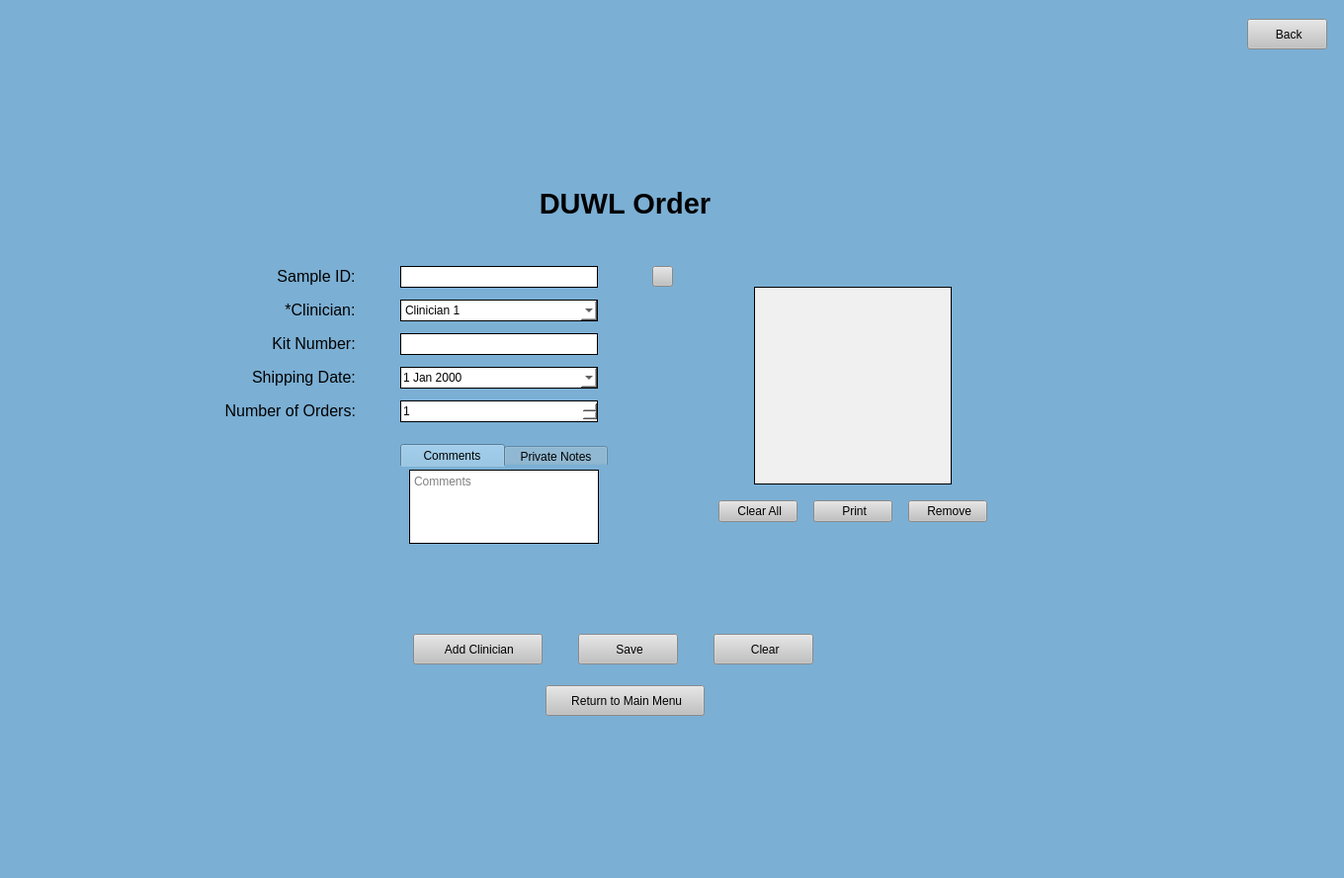
<?xml version="1.0" encoding="UTF-8"?>
<ui version="4.0">
 <class>MainWindow</class>
 <widget class="QMainWindow" name="MainWindow">
  <property name="geometry">
   <rect>
    <x>0</x>
    <y>0</y>
    <width>1360</width>
    <height>888</height>
   </rect>
  </property>
  <property name="minimumSize">
   <size>
    <width>0</width>
    <height>0</height>
   </size>
  </property>
  <property name="focusPolicy">
   <enum>Qt::NoFocus</enum>
  </property>
  <property name="windowTitle">
   <string>MainWindow</string>
  </property>
  <property name="styleSheet">
   <string notr="true">background-color: rgb(123, 175, 212);</string>
  </property>
  <widget class="QWidget" name="centralwidget">
   <layout class="QGridLayout" name="gridLayout">
    <item row="2" column="0">
     <spacer name="verticalSpacer_2">
      <property name="orientation">
       <enum>Qt::Vertical</enum>
      </property>
      <property name="sizeHint" stdset="0">
       <size>
        <width>20</width>
        <height>10</height>
       </size>
      </property>
     </spacer>
    </item>
    <item row="1" column="1">
     <widget class="QPushButton" name="back">
      <property name="minimumSize">
       <size>
        <width>81</width>
        <height>31</height>
       </size>
      </property>
      <property name="maximumSize">
       <size>
        <width>81</width>
        <height>31</height>
       </size>
      </property>
      <property name="cursor">
       <cursorShape>PointingHandCursor</cursorShape>
      </property>
      <property name="styleSheet">
       <string notr="true">QPushButton:hover {
	 background-color: rgb(210, 210, 210);
}

QPushButton:focus {
	background-color: rgb(210, 210, 210);
}

QPushButton {
	background-color: rgb(193, 193, 193);
}</string>
      </property>
      <property name="text">
       <string> Back</string>
      </property>
     </widget>
    </item>
    <item row="1" column="0">
     <spacer name="horizontalSpacer_3">
      <property name="orientation">
       <enum>Qt::Horizontal</enum>
      </property>
      <property name="sizeHint" stdset="0">
       <size>
        <width>40</width>
        <height>20</height>
       </size>
      </property>
     </spacer>
    </item>
    <item row="1" column="2">
     <spacer name="horizontalSpacer_4">
      <property name="orientation">
       <enum>Qt::Horizontal</enum>
      </property>
      <property name="sizeType">
       <enum>QSizePolicy::Minimum</enum>
      </property>
      <property name="sizeHint" stdset="0">
       <size>
        <width>8</width>
        <height>5</height>
       </size>
      </property>
     </spacer>
    </item>
    <item row="3" column="0">
     <layout class="QVBoxLayout" name="verticalLayout">
      <property name="bottomMargin">
       <number>0</number>
      </property>
      <item>
       <widget class="QLabel" name="label_3">
        <property name="text">
         <string>&lt;html&gt;&lt;head/&gt;&lt;body&gt;&lt;p align=&quot;center&quot;&gt;&lt;span style=&quot; font-size:22pt; font-weight:600;&quot;&gt;DUWL Order&lt;/span&gt;&lt;/p&gt;&lt;/body&gt;&lt;/html&gt;</string>
        </property>
       </widget>
      </item>
      <item>
       <layout class="QHBoxLayout" name="horizontalLayout">
        <item>
         <spacer name="horizontalSpacer">
          <property name="orientation">
           <enum>Qt::Horizontal</enum>
          </property>
          <property name="sizeHint" stdset="0">
           <size>
            <width>40</width>
            <height>20</height>
           </size>
          </property>
         </spacer>
        </item>
        <item>
         <layout class="QHBoxLayout" name="horizontalLayout_5">
          <property name="leftMargin">
           <number>0</number>
          </property>
          <property name="topMargin">
           <number>0</number>
          </property>
          <property name="rightMargin">
           <number>0</number>
          </property>
          <property name="bottomMargin">
           <number>0</number>
          </property>
          <item>
           <spacer name="horizontalSpacer_12">
            <property name="orientation">
             <enum>Qt::Horizontal</enum>
            </property>
            <property name="sizeHint" stdset="0">
             <size>
              <width>40</width>
              <height>20</height>
             </size>
            </property>
           </spacer>
          </item>
          <item>
           <layout class="QGridLayout" name="gridLayout_2">
            <property name="topMargin">
             <number>0</number>
            </property>
            <property name="rightMargin">
             <number>0</number>
            </property>
            <property name="bottomMargin">
             <number>0</number>
            </property>
            <property name="horizontalSpacing">
             <number>45</number>
            </property>
            <property name="verticalSpacing">
             <number>12</number>
            </property>
            <item row="1" column="1" alignment="Qt::AlignRight">
             <widget class="QLabel" name="label_14">
              <property name="text">
               <string>&lt;html&gt;&lt;head/&gt;&lt;body&gt;&lt;p align=&quot;center&quot;&gt;&lt;span style=&quot; font-size:12pt;&quot;&gt;Sample ID:&lt;/span&gt;&lt;/p&gt;&lt;/body&gt;&lt;/html&gt;</string>
              </property>
              <property name="alignment">
               <set>Qt::AlignRight|Qt::AlignTrailing|Qt::AlignVCenter</set>
              </property>
             </widget>
            </item>
            <item row="4" column="2">
             <widget class="QDateEdit" name="shipDate">
              <property name="minimumSize">
               <size>
                <width>200</width>
                <height>22</height>
               </size>
              </property>
              <property name="maximumSize">
               <size>
                <width>200</width>
                <height>22</height>
               </size>
              </property>
              <property name="styleSheet">
               <string notr="true">/* the box that is displayed*/
QDateEdit {
background-color: rgb(255, 255, 255);
border-style: solid;
border-width: 1px
}
/*toolbar on top of calendar*/
QCalendarWidget QToolButton {
height: 30px;
width: 75px;
color: white;
font-size: 12px;
icon-size: 24px, 24px;
font-weight: bold;
background-color: rgb(123,175,212);
}
QCalendarWidget QMenu {
width: 85px;
left: 10px;
color: white;
font-size: 12px;
background-color: rgb(123, 175, 212);
}
QCalendarWidget QSpinBox {
width: 75px;
font-size:12px;
color: white;
background-color: rgb(123, 175, 212);
selection-background-color: rgb(136, 136, 136);
selection-color: rgb(255, 255, 255);
}
QCalendarWidget QSpinBox::up-button { subcontrol-origin: border; subcontrol-position: top right; width:35px; }
QCalendarWidget QSpinBox::down-button {subcontrol-origin: border; subcontrol-position: bottom right; width:35px;}
QCalendarWidget QSpinBox::up-arrow { width:28px; height:28px; }
QCalendarWidget QSpinBox::down-arrow { width:28px; height:28px; }

/* header row */
QCalendarWidget QWidget { 
alternate-background-color: rgb(240, 240, 240); 
}
/* normal days */
QCalendarWidget QAbstractItemView:enabled
{
font-size:12px;
color: black;
background-color: white;
selection-background-color: rgb(123, 175, 212);
selection-color: white;
}
/* days in other months */
/* navigation bar */
QCalendarWidget QWidget#qt_calendar_navigationbar
{
background-color: rgb(123, 175, 212);
}
QCalendarWidget QAbstractItemView:disabled
{
color: rgb(180,180,180);
}</string>
              </property>
              <property name="calendarPopup">
               <bool>true</bool>
              </property>
             </widget>
            </item>
            <item row="1" column="2">
             <widget class="QLineEdit" name="saID">
              <property name="minimumSize">
               <size>
                <width>200</width>
                <height>22</height>
               </size>
              </property>
              <property name="maximumSize">
               <size>
                <width>200</width>
                <height>22</height>
               </size>
              </property>
              <property name="styleSheet">
               <string notr="true">background-color: rgb(255, 255, 255);
border-style: solid;
border-width: 1px</string>
              </property>
              <property name="readOnly">
               <bool>false</bool>
              </property>
              <property name="placeholderText">
               <string/>
              </property>
             </widget>
            </item>
            <item row="3" column="2">
             <widget class="QLineEdit" name="kitNum">
              <property name="minimumSize">
               <size>
                <width>200</width>
                <height>22</height>
               </size>
              </property>
              <property name="maximumSize">
               <size>
                <width>200</width>
                <height>22</height>
               </size>
              </property>
              <property name="styleSheet">
               <string notr="true">background-color: rgb(255, 255, 255);
border-style: solid;
border-width: 1px</string>
              </property>
             </widget>
            </item>
            <item row="2" column="2">
             <widget class="QComboBox" name="clinDrop">
              <property name="minimumSize">
               <size>
                <width>200</width>
                <height>22</height>
               </size>
              </property>
              <property name="maximumSize">
               <size>
                <width>200</width>
                <height>22</height>
               </size>
              </property>
              <property name="styleSheet">
               <string notr="true">background-color: rgb(255, 255, 255);
border-style: solid;
border-width: 1px</string>
              </property>
              <item>
               <property name="text">
                <string>Clinician 1</string>
               </property>
              </item>
              <item>
               <property name="text">
                <string>Clinician 2</string>
               </property>
              </item>
              <item>
               <property name="text">
                <string>Clinician 3</string>
               </property>
              </item>
             </widget>
            </item>
            <item row="6" column="1" colspan="3">
             <spacer name="verticalSpacer">
              <property name="orientation">
               <enum>Qt::Vertical</enum>
              </property>
              <property name="sizeType">
               <enum>QSizePolicy::Fixed</enum>
              </property>
              <property name="sizeHint" stdset="0">
               <size>
                <width>20</width>
                <height>10</height>
               </size>
              </property>
             </spacer>
            </item>
            <item row="5" column="1">
             <widget class="QLabel" name="label">
              <property name="text">
               <string>&lt;html&gt;&lt;head/&gt;&lt;body&gt;&lt;p align=&quot;right&quot;&gt;&lt;span style=&quot; font-size:12pt;&quot;&gt;Number of Orders:&lt;/span&gt;&lt;/p&gt;&lt;/body&gt;&lt;/html&gt;</string>
              </property>
             </widget>
            </item>
            <item row="0" column="2">
             <spacer name="verticalSpacer_8">
              <property name="orientation">
               <enum>Qt::Vertical</enum>
              </property>
              <property name="sizeType">
               <enum>QSizePolicy::Minimum</enum>
              </property>
              <property name="sizeHint" stdset="0">
               <size>
                <width>20</width>
                <height>40</height>
               </size>
              </property>
             </spacer>
            </item>
            <item row="1" column="3">
             <widget class="QPushButton" name="find">
              <property name="minimumSize">
               <size>
                <width>21</width>
                <height>21</height>
               </size>
              </property>
              <property name="maximumSize">
               <size>
                <width>21</width>
                <height>21</height>
               </size>
              </property>
              <property name="cursor">
               <cursorShape>PointingHandCursor</cursorShape>
              </property>
              <property name="styleSheet">
               <string notr="true">QPushButton:hover {
	 background-color: rgb(210, 210, 210);
}

QPushButton:focus {
	background-color: rgb(210, 210, 210);
}

QPushButton {
	background-color: rgb(193, 193, 193);
}</string>
              </property>
              <property name="text">
               <string/>
              </property>
              <property name="iconSize">
               <size>
                <width>16</width>
                <height>16</height>
               </size>
              </property>
             </widget>
            </item>
            <item row="4" column="1" alignment="Qt::AlignRight">
             <widget class="QLabel" name="label_15">
              <property name="text">
               <string>&lt;html&gt;&lt;head/&gt;&lt;body&gt;&lt;p align=&quot;center&quot;&gt;&lt;span style=&quot; font-size:12pt;&quot;&gt;Shipping Date:&lt;/span&gt;&lt;/p&gt;&lt;/body&gt;&lt;/html&gt;</string>
              </property>
              <property name="alignment">
               <set>Qt::AlignRight|Qt::AlignTrailing|Qt::AlignVCenter</set>
              </property>
             </widget>
            </item>
            <item row="3" column="1" alignment="Qt::AlignRight">
             <widget class="QLabel" name="label_10">
              <property name="text">
               <string>&lt;html&gt;&lt;head/&gt;&lt;body&gt;&lt;p align=&quot;center&quot;&gt;&lt;span style=&quot; font-size:12pt;&quot;&gt;Kit Number:&lt;/span&gt;&lt;/p&gt;&lt;/body&gt;&lt;/html&gt;</string>
              </property>
              <property name="alignment">
               <set>Qt::AlignRight|Qt::AlignTrailing|Qt::AlignVCenter</set>
              </property>
             </widget>
            </item>
            <item row="2" column="1" alignment="Qt::AlignRight">
             <widget class="QLabel" name="label_8">
              <property name="text">
               <string>&lt;html&gt;&lt;head/&gt;&lt;body&gt;&lt;p align=&quot;center&quot;&gt;&lt;span style=&quot; font-size:12pt;&quot;&gt;*Clinician:&lt;/span&gt;&lt;/p&gt;&lt;/body&gt;&lt;/html&gt;</string>
              </property>
              <property name="alignment">
               <set>Qt::AlignRight|Qt::AlignTrailing|Qt::AlignVCenter</set>
              </property>
             </widget>
            </item>
            <item row="8" column="2">
             <spacer name="verticalSpacer_9">
              <property name="orientation">
               <enum>Qt::Vertical</enum>
              </property>
              <property name="sizeHint" stdset="0">
               <size>
                <width>20</width>
                <height>20</height>
               </size>
              </property>
             </spacer>
            </item>
            <item row="5" column="2" alignment="Qt::AlignLeft">
             <widget class="QSpinBox" name="numOrders">
              <property name="sizePolicy">
               <sizepolicy hsizetype="Expanding" vsizetype="Fixed">
                <horstretch>0</horstretch>
                <verstretch>0</verstretch>
               </sizepolicy>
              </property>
              <property name="minimumSize">
               <size>
                <width>200</width>
                <height>22</height>
               </size>
              </property>
              <property name="maximumSize">
               <size>
                <width>200</width>
                <height>22</height>
               </size>
              </property>
              <property name="font">
               <font>
                <underline>false</underline>
                <strikeout>false</strikeout>
                <kerning>true</kerning>
               </font>
              </property>
              <property name="styleSheet">
               <string notr="true">background-color: rgb(255, 255, 255);
border-style: solid;
border-width: 1px</string>
              </property>
              <property name="wrapping">
               <bool>false</bool>
              </property>
              <property name="frame">
               <bool>true</bool>
              </property>
              <property name="readOnly">
               <bool>false</bool>
              </property>
              <property name="specialValueText">
               <string/>
              </property>
              <property name="minimum">
               <number>1</number>
              </property>
              <property name="displayIntegerBase">
               <number>10</number>
              </property>
             </widget>
            </item>
            <item row="7" column="2">
             <widget class="QTabWidget" name="tabWidget">
              <property name="maximumSize">
               <size>
                <width>210</width>
                <height>16777215</height>
               </size>
              </property>
              <property name="styleSheet">
               <string notr="true">QTabWidget::pane {
	background: rgb(235, 235, 235);
	top: -16px;
}
QTabWidget::tab-bar {
	alignment: center;
}
QTabBar::tab {
	height: 23px; 
	width: 105px;
}</string>
              </property>
              <property name="currentIndex">
               <number>0</number>
              </property>
              <property name="usesScrollButtons">
               <bool>false</bool>
              </property>
              <widget class="QWidget" name="commentTab">
               <attribute name="title">
                <string>Comments</string>
               </attribute>
               <layout class="QGridLayout" name="gridLayout_3">
                <item row="0" column="0">
                 <widget class="QTextEdit" name="cText">
                  <property name="sizePolicy">
                   <sizepolicy hsizetype="Fixed" vsizetype="Fixed">
                    <horstretch>0</horstretch>
                    <verstretch>0</verstretch>
                   </sizepolicy>
                  </property>
                  <property name="maximumSize">
                   <size>
                    <width>200</width>
                    <height>75</height>
                   </size>
                  </property>
                  <property name="styleSheet">
                   <string notr="true">background-color: rgb(255, 255, 255);
border-style: solid;
border-width: 1px</string>
                  </property>
                  <property name="tabChangesFocus">
                   <bool>false</bool>
                  </property>
                  <property name="placeholderText">
                   <string>Comments</string>
                  </property>
                 </widget>
                </item>
               </layout>
              </widget>
              <widget class="QWidget" name="notesTab">
               <attribute name="title">
                <string>Private Notes</string>
               </attribute>
               <layout class="QGridLayout" name="gridLayout_4">
                <item row="0" column="0">
                 <widget class="QTextEdit" name="nText">
                  <property name="sizePolicy">
                   <sizepolicy hsizetype="Fixed" vsizetype="Fixed">
                    <horstretch>0</horstretch>
                    <verstretch>0</verstretch>
                   </sizepolicy>
                  </property>
                  <property name="maximumSize">
                   <size>
                    <width>200</width>
                    <height>75</height>
                   </size>
                  </property>
                  <property name="styleSheet">
                   <string notr="true">background-color: rgb(255, 255, 255);
border-style: solid;
border-width: 1px</string>
                  </property>
                  <property name="tabChangesFocus">
                   <bool>false</bool>
                  </property>
                  <property name="placeholderText">
                   <string>Private Notes</string>
                  </property>
                 </widget>
                </item>
               </layout>
              </widget>
             </widget>
            </item>
           </layout>
          </item>
          <item>
           <spacer name="horizontalSpacer_2">
            <property name="orientation">
             <enum>Qt::Horizontal</enum>
            </property>
            <property name="sizeType">
             <enum>QSizePolicy::Minimum</enum>
            </property>
            <property name="sizeHint" stdset="0">
             <size>
              <width>40</width>
              <height>20</height>
             </size>
            </property>
           </spacer>
          </item>
          <item>
           <layout class="QVBoxLayout" name="verticalLayout_2">
            <property name="leftMargin">
             <number>0</number>
            </property>
            <property name="topMargin">
             <number>0</number>
            </property>
            <property name="rightMargin">
             <number>0</number>
            </property>
            <property name="bottomMargin">
             <number>0</number>
            </property>
            <item>
             <spacer name="verticalSpacer_11">
              <property name="orientation">
               <enum>Qt::Vertical</enum>
              </property>
              <property name="sizeHint" stdset="0">
               <size>
                <width>20</width>
                <height>40</height>
               </size>
              </property>
             </spacer>
            </item>
            <item alignment="Qt::AlignHCenter">
             <widget class="QTableWidget" name="kitTWid">
              <property name="minimumSize">
               <size>
                <width>200</width>
                <height>200</height>
               </size>
              </property>
              <property name="maximumSize">
               <size>
                <width>200</width>
                <height>200</height>
               </size>
              </property>
              <property name="focusPolicy">
               <enum>Qt::StrongFocus</enum>
              </property>
              <property name="styleSheet">
               <string notr="true">background-color: rgb(240, 240, 240);
border-style: solid;
border-width: 1px</string>
              </property>
              <property name="editTriggers">
               <set>QAbstractItemView::DoubleClicked|QAbstractItemView::SelectedClicked</set>
              </property>
              <property name="alternatingRowColors">
               <bool>true</bool>
              </property>
              <property name="selectionMode">
               <enum>QAbstractItemView::SingleSelection</enum>
              </property>
             </widget>
            </item>
            <item>
             <spacer name="verticalSpacer_7">
              <property name="orientation">
               <enum>Qt::Vertical</enum>
              </property>
              <property name="sizeType">
               <enum>QSizePolicy::Minimum</enum>
              </property>
              <property name="sizeHint" stdset="0">
               <size>
                <width>20</width>
                <height>10</height>
               </size>
              </property>
             </spacer>
            </item>
            <item>
             <layout class="QHBoxLayout" name="horizontalLayout_4">
              <property name="leftMargin">
               <number>0</number>
              </property>
              <property name="topMargin">
               <number>0</number>
              </property>
              <property name="rightMargin">
               <number>0</number>
              </property>
              <property name="bottomMargin">
               <number>0</number>
              </property>
              <item>
               <widget class="QPushButton" name="clearAll">
                <property name="cursor">
                 <cursorShape>PointingHandCursor</cursorShape>
                </property>
                <property name="styleSheet">
                 <string notr="true">QPushButton:hover {
	 background-color: rgb(210, 210, 210);
}

QPushButton:focus {
	background-color: rgb(210, 210, 210);
}

QPushButton {
	background-color: rgb(193, 193, 193);
}</string>
                </property>
                <property name="text">
                 <string> Clear All</string>
                </property>
               </widget>
              </item>
              <item>
               <spacer name="horizontalSpacer_16">
                <property name="orientation">
                 <enum>Qt::Horizontal</enum>
                </property>
                <property name="sizeType">
                 <enum>QSizePolicy::Minimum</enum>
                </property>
                <property name="sizeHint" stdset="0">
                 <size>
                  <width>10</width>
                  <height>20</height>
                 </size>
                </property>
               </spacer>
              </item>
              <item>
               <widget class="QPushButton" name="print">
                <property name="cursor">
                 <cursorShape>PointingHandCursor</cursorShape>
                </property>
                <property name="styleSheet">
                 <string notr="true">QPushButton:hover {
	 background-color: rgb(210, 210, 210);
}

QPushButton:focus {
	background-color: rgb(210, 210, 210);
}

QPushButton {
	background-color: rgb(193, 193, 193);
}</string>
                </property>
                <property name="text">
                 <string> Print</string>
                </property>
               </widget>
              </item>
              <item>
               <spacer name="horizontalSpacer_17">
                <property name="orientation">
                 <enum>Qt::Horizontal</enum>
                </property>
                <property name="sizeType">
                 <enum>QSizePolicy::Minimum</enum>
                </property>
                <property name="sizeHint" stdset="0">
                 <size>
                  <width>10</width>
                  <height>20</height>
                 </size>
                </property>
               </spacer>
              </item>
              <item>
               <widget class="QPushButton" name="remove">
                <property name="cursor">
                 <cursorShape>PointingHandCursor</cursorShape>
                </property>
                <property name="styleSheet">
                 <string notr="true">QPushButton:hover {
	 background-color: rgb(210, 210, 210);
}

QPushButton:focus {
	background-color: rgb(210, 210, 210);
}

QPushButton {
	background-color: rgb(193, 193, 193);
}</string>
                </property>
                <property name="text">
                 <string> Remove</string>
                </property>
               </widget>
              </item>
             </layout>
            </item>
            <item>
             <spacer name="verticalSpacer_10">
              <property name="orientation">
               <enum>Qt::Vertical</enum>
              </property>
              <property name="sizeHint" stdset="0">
               <size>
                <width>20</width>
                <height>40</height>
               </size>
              </property>
             </spacer>
            </item>
           </layout>
          </item>
          <item>
           <spacer name="horizontalSpacer_6">
            <property name="orientation">
             <enum>Qt::Horizontal</enum>
            </property>
            <property name="sizeHint" stdset="0">
             <size>
              <width>80</width>
              <height>20</height>
             </size>
            </property>
           </spacer>
          </item>
         </layout>
        </item>
        <item>
         <spacer name="horizontalSpacer_13">
          <property name="orientation">
           <enum>Qt::Horizontal</enum>
          </property>
          <property name="sizeHint" stdset="0">
           <size>
            <width>40</width>
            <height>20</height>
           </size>
          </property>
         </spacer>
        </item>
       </layout>
      </item>
      <item alignment="Qt::AlignHCenter">
       <widget class="QLabel" name="errorMessage">
        <property name="minimumSize">
         <size>
          <width>350</width>
          <height>30</height>
         </size>
        </property>
        <property name="maximumSize">
         <size>
          <width>999</width>
          <height>30</height>
         </size>
        </property>
        <property name="mouseTracking">
         <bool>true</bool>
        </property>
        <property name="styleSheet">
         <string notr="true">font: 12pt &quot;MS Shell Dlg 2&quot;;
color:red;</string>
        </property>
        <property name="text">
         <string>&lt;html&gt;&lt;head/&gt;&lt;body&gt;&lt;p align=&quot;center&quot;&gt;&lt;br/&gt;&lt;/p&gt;&lt;/body&gt;&lt;/html&gt;</string>
        </property>
        <property name="alignment">
         <set>Qt::AlignCenter</set>
        </property>
       </widget>
      </item>
      <item>
       <spacer name="verticalSpacer_4">
        <property name="orientation">
         <enum>Qt::Vertical</enum>
        </property>
        <property name="sizeType">
         <enum>QSizePolicy::Minimum</enum>
        </property>
        <property name="sizeHint" stdset="0">
         <size>
          <width>10</width>
          <height>10</height>
         </size>
        </property>
       </spacer>
      </item>
      <item>
       <layout class="QHBoxLayout" name="horizontalLayout_2">
        <property name="topMargin">
         <number>0</number>
        </property>
        <property name="bottomMargin">
         <number>0</number>
        </property>
        <item>
         <spacer name="horizontalSpacer_7">
          <property name="orientation">
           <enum>Qt::Horizontal</enum>
          </property>
          <property name="sizeHint" stdset="0">
           <size>
            <width>40</width>
            <height>20</height>
           </size>
          </property>
         </spacer>
        </item>
        <item>
         <widget class="QPushButton" name="addClinician">
          <property name="sizePolicy">
           <sizepolicy hsizetype="Fixed" vsizetype="Fixed">
            <horstretch>0</horstretch>
            <verstretch>0</verstretch>
           </sizepolicy>
          </property>
          <property name="minimumSize">
           <size>
            <width>131</width>
            <height>31</height>
           </size>
          </property>
          <property name="maximumSize">
           <size>
            <width>131</width>
            <height>31</height>
           </size>
          </property>
          <property name="cursor">
           <cursorShape>PointingHandCursor</cursorShape>
          </property>
          <property name="styleSheet">
           <string notr="true">QPushButton:hover {
	 background-color: rgb(210, 210, 210);
}

QPushButton:focus {
	background-color: rgb(210, 210, 210);
}

QPushButton {
	background-color: rgb(193, 193, 193);
}</string>
          </property>
          <property name="text">
           <string> Add Clinician</string>
          </property>
         </widget>
        </item>
        <item>
         <spacer name="horizontalSpacer_5">
          <property name="orientation">
           <enum>Qt::Horizontal</enum>
          </property>
          <property name="sizeType">
           <enum>QSizePolicy::Minimum</enum>
          </property>
          <property name="sizeHint" stdset="0">
           <size>
            <width>30</width>
            <height>20</height>
           </size>
          </property>
         </spacer>
        </item>
        <item>
         <widget class="QPushButton" name="save">
          <property name="sizePolicy">
           <sizepolicy hsizetype="Fixed" vsizetype="Fixed">
            <horstretch>0</horstretch>
            <verstretch>0</verstretch>
           </sizepolicy>
          </property>
          <property name="minimumSize">
           <size>
            <width>101</width>
            <height>31</height>
           </size>
          </property>
          <property name="maximumSize">
           <size>
            <width>101</width>
            <height>31</height>
           </size>
          </property>
          <property name="cursor">
           <cursorShape>PointingHandCursor</cursorShape>
          </property>
          <property name="styleSheet">
           <string notr="true">QPushButton:hover {
	 background-color: rgb(210, 210, 210);
}

QPushButton:focus {
	background-color: rgb(210, 210, 210);
}

QPushButton {
	background-color: rgb(193, 193, 193);
}</string>
          </property>
          <property name="text">
           <string> Save</string>
          </property>
         </widget>
        </item>
        <item>
         <spacer name="horizontalSpacer_11">
          <property name="orientation">
           <enum>Qt::Horizontal</enum>
          </property>
          <property name="sizeType">
           <enum>QSizePolicy::Minimum</enum>
          </property>
          <property name="sizeHint" stdset="0">
           <size>
            <width>30</width>
            <height>20</height>
           </size>
          </property>
         </spacer>
        </item>
        <item>
         <widget class="QPushButton" name="clear">
          <property name="sizePolicy">
           <sizepolicy hsizetype="Fixed" vsizetype="Fixed">
            <horstretch>0</horstretch>
            <verstretch>0</verstretch>
           </sizepolicy>
          </property>
          <property name="minimumSize">
           <size>
            <width>101</width>
            <height>31</height>
           </size>
          </property>
          <property name="maximumSize">
           <size>
            <width>101</width>
            <height>31</height>
           </size>
          </property>
          <property name="cursor">
           <cursorShape>PointingHandCursor</cursorShape>
          </property>
          <property name="styleSheet">
           <string notr="true">QPushButton:hover {
	 background-color: rgb(210, 210, 210);
}

QPushButton:focus {
	background-color: rgb(210, 210, 210);
}

QPushButton {
	background-color: rgb(193, 193, 193);
}</string>
          </property>
          <property name="text">
           <string> Clear</string>
          </property>
         </widget>
        </item>
        <item>
         <spacer name="horizontalSpacer_9">
          <property name="orientation">
           <enum>Qt::Horizontal</enum>
          </property>
          <property name="sizeType">
           <enum>QSizePolicy::Minimum</enum>
          </property>
          <property name="sizeHint" stdset="0">
           <size>
            <width>25</width>
            <height>20</height>
           </size>
          </property>
         </spacer>
        </item>
        <item>
         <spacer name="horizontalSpacer_8">
          <property name="orientation">
           <enum>Qt::Horizontal</enum>
          </property>
          <property name="sizeHint" stdset="0">
           <size>
            <width>40</width>
            <height>20</height>
           </size>
          </property>
         </spacer>
        </item>
       </layout>
      </item>
      <item>
       <spacer name="verticalSpacer_6">
        <property name="orientation">
         <enum>Qt::Vertical</enum>
        </property>
        <property name="sizeType">
         <enum>QSizePolicy::Minimum</enum>
        </property>
        <property name="sizeHint" stdset="0">
         <size>
          <width>20</width>
          <height>15</height>
         </size>
        </property>
       </spacer>
      </item>
      <item alignment="Qt::AlignHCenter">
       <widget class="QPushButton" name="home">
        <property name="sizePolicy">
         <sizepolicy hsizetype="Fixed" vsizetype="Fixed">
          <horstretch>0</horstretch>
          <verstretch>0</verstretch>
         </sizepolicy>
        </property>
        <property name="minimumSize">
         <size>
          <width>161</width>
          <height>31</height>
         </size>
        </property>
        <property name="maximumSize">
         <size>
          <width>161</width>
          <height>31</height>
         </size>
        </property>
        <property name="cursor">
         <cursorShape>PointingHandCursor</cursorShape>
        </property>
        <property name="styleSheet">
         <string notr="true">QPushButton:hover {
	 background-color: rgb(210, 210, 210);
}

QPushButton:focus {
	background-color: rgb(210, 210, 210);
}

QPushButton {
	background-color: rgb(193, 193, 193);
}</string>
        </property>
        <property name="text">
         <string> Return to Main Menu</string>
        </property>
       </widget>
      </item>
     </layout>
    </item>
    <item row="4" column="0">
     <spacer name="verticalSpacer_5">
      <property name="orientation">
       <enum>Qt::Vertical</enum>
      </property>
      <property name="sizeHint" stdset="0">
       <size>
        <width>20</width>
        <height>10</height>
       </size>
      </property>
     </spacer>
    </item>
    <item row="0" column="1">
     <spacer name="verticalSpacer_3">
      <property name="orientation">
       <enum>Qt::Vertical</enum>
      </property>
      <property name="sizeType">
       <enum>QSizePolicy::Minimum</enum>
      </property>
      <property name="sizeHint" stdset="0">
       <size>
        <width>5</width>
        <height>10</height>
       </size>
      </property>
     </spacer>
    </item>
   </layout>
  </widget>
  <widget class="QMenuBar" name="menubar">
   <property name="geometry">
    <rect>
     <x>0</x>
     <y>0</y>
     <width>1360</width>
     <height>21</height>
    </rect>
   </property>
  </widget>
  <widget class="QStatusBar" name="statusbar"/>
 </widget>
 <tabstops>
  <tabstop>saID</tabstop>
  <tabstop>clinDrop</tabstop>
  <tabstop>kitNum</tabstop>
  <tabstop>shipDate</tabstop>
  <tabstop>numOrders</tabstop>
  <tabstop>tabWidget</tabstop>
  <tabstop>cText</tabstop>
  <tabstop>nText</tabstop>
  <tabstop>kitTWid</tabstop>
  <tabstop>clearAll</tabstop>
  <tabstop>print</tabstop>
  <tabstop>remove</tabstop>
  <tabstop>addClinician</tabstop>
  <tabstop>save</tabstop>
  <tabstop>clear</tabstop>
  <tabstop>home</tabstop>
  <tabstop>find</tabstop>
  <tabstop>back</tabstop>
 </tabstops>
 <resources/>
 <connections/>
</ui>
